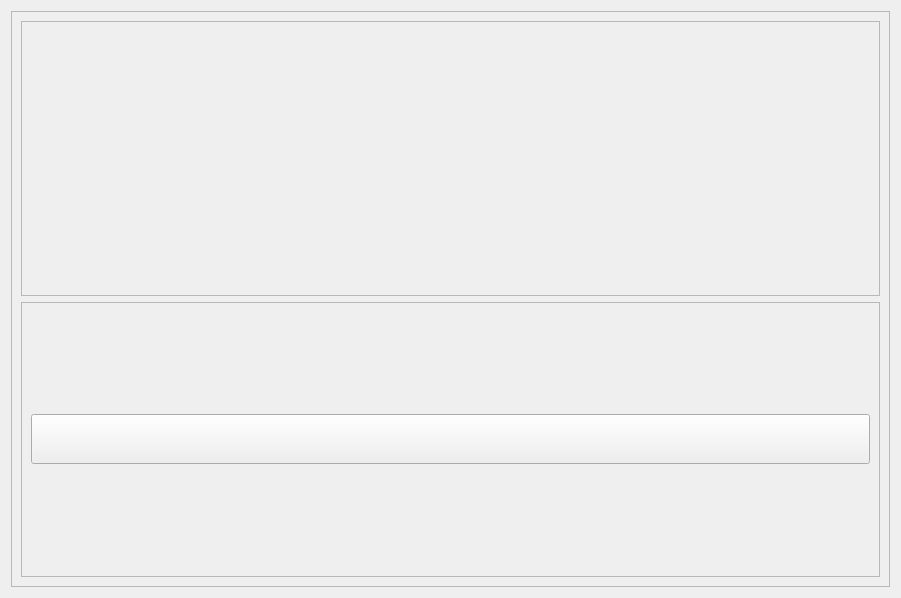
<?xml version="1.0" encoding="UTF-8"?>
<ui version="4.0">
 <class>personCenter</class>
 <widget class="QWidget" name="personCenter">
  <property name="geometry">
   <rect>
    <x>0</x>
    <y>0</y>
    <width>901</width>
    <height>598</height>
   </rect>
  </property>
  <property name="windowTitle">
   <string>Form</string>
  </property>
  <layout class="QVBoxLayout" name="verticalLayout_2">
   <item>
    <widget class="QFrame" name="frame">
     <property name="frameShape">
      <enum>QFrame::StyledPanel</enum>
     </property>
     <property name="frameShadow">
      <enum>QFrame::Raised</enum>
     </property>
     <layout class="QVBoxLayout" name="verticalLayout">
      <item>
       <widget class="QFrame" name="frame_2">
        <property name="frameShape">
         <enum>QFrame::StyledPanel</enum>
        </property>
        <property name="frameShadow">
         <enum>QFrame::Raised</enum>
        </property>
        <layout class="QVBoxLayout" name="verticalLayout_3">
         <item alignment="Qt::AlignHCenter|Qt::AlignVCenter">
          <widget class="AvatarWidget" name="avatarwidget" native="true"/>
         </item>
         <item>
          <widget class="StrongBodyLabel" name="avatarlabel">
           <property name="sizePolicy">
            <sizepolicy hsizetype="Expanding" vsizetype="Maximum">
             <horstretch>0</horstretch>
             <verstretch>0</verstretch>
            </sizepolicy>
           </property>
           <property name="maximumSize">
            <size>
             <width>16777215</width>
             <height>50</height>
            </size>
           </property>
           <property name="text">
            <string/>
           </property>
           <property name="alignment">
            <set>Qt::AlignCenter</set>
           </property>
          </widget>
         </item>
        </layout>
       </widget>
      </item>
      <item>
       <widget class="QFrame" name="frame_3">
        <property name="frameShape">
         <enum>QFrame::StyledPanel</enum>
        </property>
        <property name="frameShadow">
         <enum>QFrame::Raised</enum>
        </property>
        <layout class="QVBoxLayout" name="verticalLayout_4">
         <item>
          <widget class="PrimaryPushButton" name="changepwdtoolButton">
           <property name="sizePolicy">
            <sizepolicy hsizetype="Expanding" vsizetype="Maximum">
             <horstretch>0</horstretch>
             <verstretch>0</verstretch>
            </sizepolicy>
           </property>
           <property name="maximumSize">
            <size>
             <width>16777215</width>
             <height>50</height>
            </size>
           </property>
           <property name="text">
            <string/>
           </property>
          </widget>
         </item>
        </layout>
       </widget>
      </item>
     </layout>
    </widget>
   </item>
  </layout>
 </widget>
 <customwidgets>
  <customwidget>
   <class>StrongBodyLabel</class>
   <extends>QLabel</extends>
   <header>qfluentwidgets</header>
  </customwidget>
  <customwidget>
   <class>AvatarWidget</class>
   <extends>QWidget</extends>
   <header>qfluentwidgets</header>
   <container>1</container>
  </customwidget>
  <customwidget>
   <class>PrimaryPushButton</class>
   <extends>QToolButton</extends>
   <header>qfluentwidgets</header>
  </customwidget>
 </customwidgets>
 <resources/>
 <connections/>
</ui>
